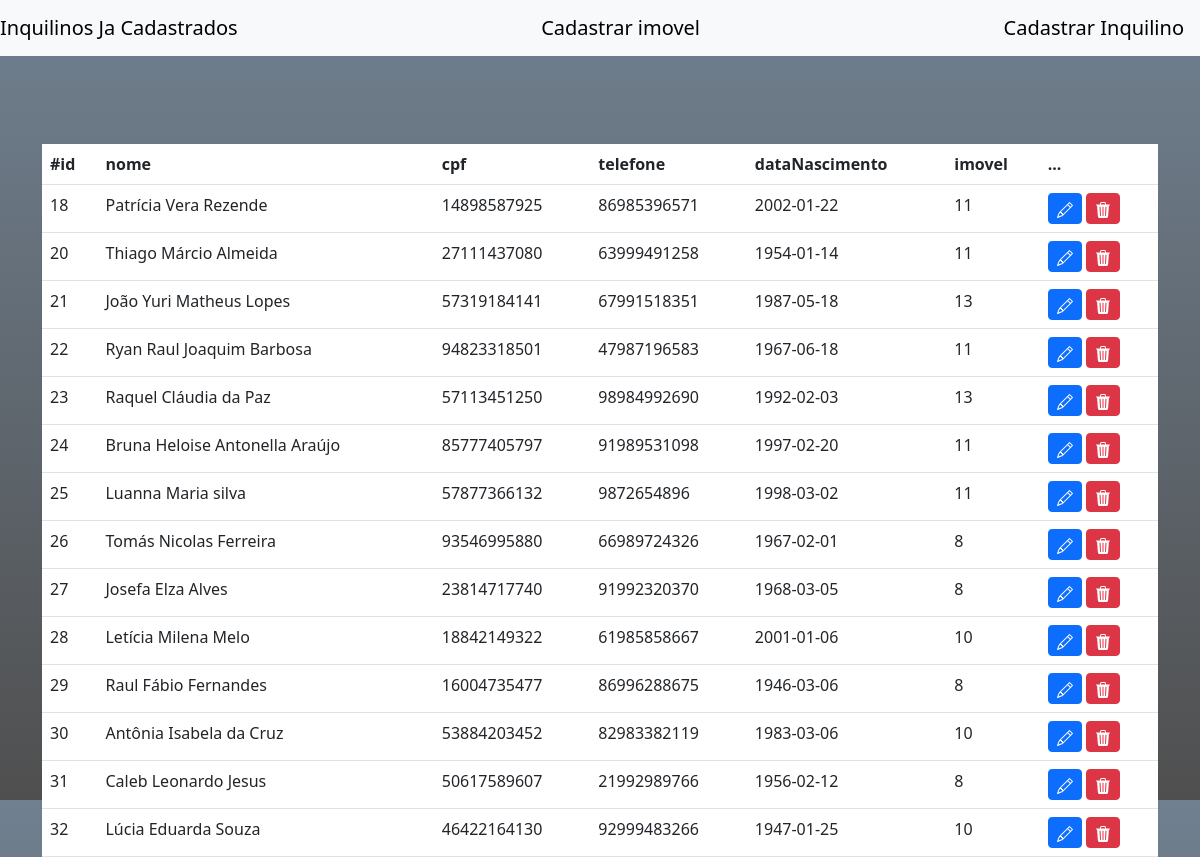
The page / on the database its author committed.
### tables this page shows
CREATE TABLE inquilinos (
  idinquilinos int NOT NULL AUTO_INCREMENT,
  nomeInquilino varchar(45) NOT NULL,
  cpfInquilino varchar(45) NOT NULL,
  telefoneInquilino varchar(45) NOT NULL,
  dataNascimentoInquilino date NOT NULL,
  id_imovel int NOT NULL,
  PRIMARY KEY (idinquilinos,cpfInquilino));

### index.php (the view, shortened to what this page needs)
<?php
include_once("conexao.php");
$sql = "SELECT * FROM inquilinos";
$result_tabela = $link->query($sql);
?>
<!DOCTYPE html>
<html lang="en">
<head>
  <link href="https://cdn.jsdelivr.net/npm/bootstrap@5.3.0-alpha1/dist/css/bootstrap.min.css" rel="stylesheet">
</head>
<body>
  <nav class="navbar fixed-top navbar-light bg-light">
    <a class="navbar-brand" href="index.php">Inquilinos Ja Cadastrados</a>
    <a class="navbar-brand" href="adicionarImovel.php">Cadastrar imovel</a>
    <a class="navbar-brand" href="adicionarInquilinos.php">Cadastrar Inquilino</a>
  </nav>
  <br>
  <br>
  <br>
  <br>
  <br>
  <br>
  <div class="container">
    <table class="table text white table-bg">
      <thead class="thead-light">
        <tr>
          <th scope="col">#id</th>
          <th scope="col">nome</th>
          <th scope="col">cpf</th>
          <th scope="col">telefone</th>
          <th scope="col">dataNascimento</th>
          <th scope="col">imovel</th>
          <th scope="col">...</th>
        </tr>
      </thead>
      <tbody>
        <?php
        while ($user_data = mysqli_fetch_assoc($result_tabela)) {
          echo "<tr>";
          echo "<td>" . $user_data['idinquilinos'] . "<?td>";
          echo "<td>" . $user_data['nomeInquilino'] . "<?td>";
          echo "<td>" . $user_data['cpfInquilino'] . "<?td>";
          echo "<td>" . $user_data['telefoneInquilino'] . "<?td>";
          echo "<td>" . $user_data['dataNascimentoInquilino'] . "<?td>";
          echo "<td>" . $user_data['id_imovel'] . "<?td>";
          echo "<td>
                 <a class='btn btn-sm btn-primary' href='editarInquilinos.php?cpfInquilino=$user_data[cpfInquilino]'><svg xmlns='http://www.w3.org/2000/svg' width='16' height='16' fill='currentColor' class='bi bi-pencil' viewBox='0 0 16 16'>
                 <path d='M12.146.146a.5.5 0 0 1 .708 0l3 3a.5.5 0 0 1 0 .708l-10 10a.5.5 0 0 1-.168.11l-5 2a.5.5 0 0 1-.65-.65l2-5a.5.5 0 0 1 .11-.168l10-10zM11.207 2.5 13.5 4.793 14.793 3.5 12.5 1.207 11.207 2.5zm1.586 3L10.5 3.207 4 9.707V10h.5a.5.5 0 0 1 .5.5v.5h.5a.5.5 0 0 1 .5.5v.5h.293l6.5-6.5zm-9.761 5.175-.106.106-1.528 3.821 3.821-1.528.106-.106A.5.5 0 0 1 5 12.5V12h-.5a.5.5 0 0 1-.5-.5V11h-.5a.5.5 0 0 1-.468-.325z'/>
                  </svg>
                  </a>
                  <a class='btn btn-sm btn-danger' href='deletarInquilinos.php?cpfInquilino=$user_data[cpfInquilino]'>
                  <svg xmlns='http://www.w3.org/2000/svg' width='16' height='16' fill='currentColor' class='bi bi-trash3-fill' viewBox='0 0 16 16'>
                    <path d='M11 1.5v1h3.5a.5.5 0 0 1 0 1h-.538l-.853 10.66A2 2 0 0 1 11.115 16h-6.23a2 2 0 0 1-1.994-1.84L2.038 3.5H1.5a.5.5 0 0 1 0-1H5v-1A1.5 1.5 0 0 1 6.5 0h3A1.5 1.5 0 0 1 11 1.5Zm-5 0v1h4v-1a.5.5 0 0 0-.5-.5h-3a.5.5 0 0 0-.5.5ZM4.5 5.029l.5 8.5a.5.5 0 1 0 .998-.06l-.5-8.5a.5.5 0 1 0-.998.06Zm6.53-.528a.5.5 0 0 0-.528.47l-.5 8.5a.5.5 0 0 0 .998.058l.5-8.5a.5.5 0 0 0-.47-.528ZM8 4.5a.5.5 0 0 0-.5.5v8.5a.5.5 0 0 0 1 0V5a.5.5 0 0 0-.5-.5Z'/>
                  </svg>
                  </a>
                <?td>";
          echo "</tr>";
        }
        ?>
      </tbody>
    </table>
  </div>
</body>
</html>

### index.php (style rules this page uses)
body { background-image: linear-gradient(#708090, #4F4F4F); height: 100vh; }
.table-bg { background: rgb(0, 0, 0, 0.5); color: #fff; border-radius: 15px; }

### rows shown on the page
inquilinos: idinquilinos "18", nomeInquilino "Patrícia Vera Rezende", cpfInquilino "14898587925", telefoneInquilino "86985396571", dataNascimentoInquilino "2002-01-22", id_imovel "11"
inquilinos: idinquilinos "20", nomeInquilino "Thiago Márcio Almeida", cpfInquilino "27111437080", telefoneInquilino "63999491258", dataNascimentoInquilino "1954-01-14", id_imovel "11"
inquilinos: idinquilinos "21", nomeInquilino "João Yuri Matheus Lopes", cpfInquilino "57319184141", telefoneInquilino "67991518351", dataNascimentoInquilino "1987-05-18", id_imovel "13"
inquilinos: idinquilinos "22", nomeInquilino "Ryan Raul Joaquim Barbosa", cpfInquilino "94823318501", telefoneInquilino "47987196583", dataNascimentoInquilino "1967-06-18", id_imovel "11"
inquilinos: idinquilinos "23", nomeInquilino "Raquel Cláudia da Paz", cpfInquilino "57113451250", telefoneInquilino "98984992690", dataNascimentoInquilino "1992-02-03", id_imovel "13"
inquilinos: idinquilinos "24", nomeInquilino "Bruna Heloise Antonella Araújo", cpfInquilino "85777405797", telefoneInquilino "91989531098", dataNascimentoInquilino "1997-02-20", id_imovel "11"
inquilinos: idinquilinos "25", nomeInquilino "Luanna Maria silva", cpfInquilino "57877366132", telefoneInquilino "9872654896", dataNascimentoInquilino "1998-03-02", id_imovel "11"
inquilinos: idinquilinos "26", nomeInquilino "Tomás Nicolas Ferreira", cpfInquilino "93546995880", telefoneInquilino "66989724326", dataNascimentoInquilino "1967-02-01", id_imovel "8"
inquilinos: idinquilinos "27", nomeInquilino "Josefa Elza Alves", cpfInquilino "23814717740", telefoneInquilino "91992320370", dataNascimentoInquilino "1968-03-05", id_imovel "8"
inquilinos: idinquilinos "28", nomeInquilino "Letícia Milena Melo", cpfInquilino "18842149322", telefoneInquilino "61985858667", dataNascimentoInquilino "2001-01-06", id_imovel "10"
inquilinos: idinquilinos "29", nomeInquilino "Raul Fábio Fernandes", cpfInquilino "16004735477", telefoneInquilino "86996288675", dataNascimentoInquilino "1946-03-06", id_imovel "8"
inquilinos: idinquilinos "30", nomeInquilino "Antônia Isabela da Cruz", cpfInquilino "53884203452", telefoneInquilino "82983382119", dataNascimentoInquilino "1983-03-06", id_imovel "10"
inquilinos: idinquilinos "31", nomeInquilino "Caleb Leonardo Jesus", cpfInquilino "50617589607", telefoneInquilino "21992989766", dataNascimentoInquilino "1956-02-12", id_imovel "8"
inquilinos: idinquilinos "32", nomeInquilino "Lúcia Eduarda Souza", cpfInquilino "46422164130", telefoneInquilino "92999483266", dataNascimentoInquilino "1947-01-25", id_imovel "10"
